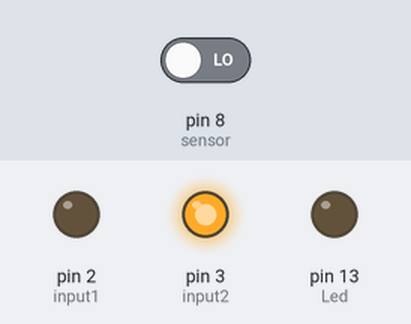
A sketch run on a simulated Arduino Uno, built with avr-gcc and run on an emulated ATmega328P. Parts: output pins drawn as LEDs (lit = HIGH). Inputs (shaded band) come from the test bench; at power-on: pin 8 (sensor) LOW.

Above: at 14.2 s.
14.3 s: pin 8 (sensor) driven HIGH
At 15.3 s:
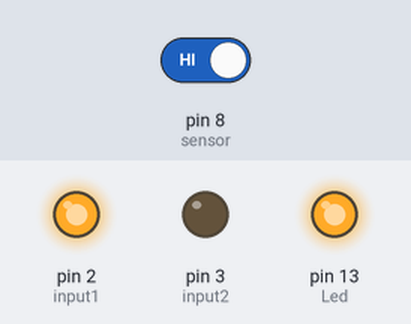
At 16.9 s:
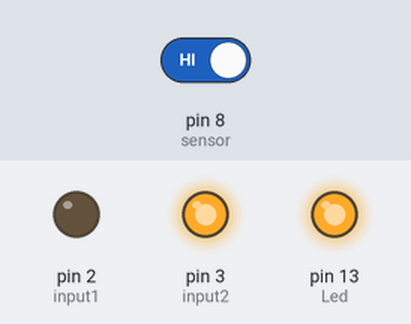
17.3 s: pin 8 (sensor) driven LOW
At 19.6 s:
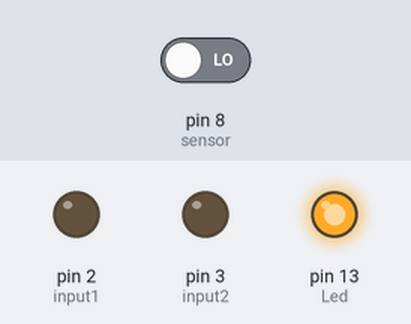
Timing chart, 0 to 21.1 s (numbered marks = the images above; inputs shaded):
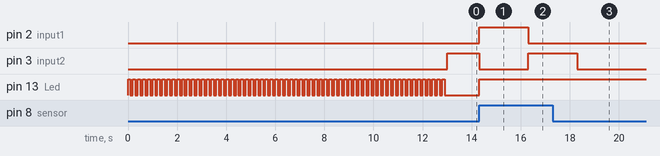

The sketch:

Bob.ino
```cpp
//Creator: Rowan
//Date: Nov 22th
//purpose in life: To be a door that opens.
//THE NEXT TWO VARIABLES WILL BE FOR THE INPUT FOR THE MOTOR DRIVER
//Credit to ElectronicsHub for the project
int sensor = 8;
int input1 = 2;
int input2 = 3;
int Led = 13;

void setup() {
  pinMode(8, INPUT);
  pinMode(input1, OUTPUT);
  pinMode(input2, OUTPUT);
  pinMode(Led, OUTPUT);

  digitalWrite(input1, LOW);
  digitalWrite(input2, LOW);
  digitalWrite(Led, LOW);
  // wait until 13sec has passed

  while(millis() < 13000) {
    digitalWrite(Led, HIGH);
    delay(100);
    digitalWrite(Led, LOW);
    delay(100);
  }
  digitalWrite(Led, LOW);
  digitalWrite(input1, LOW);
  digitalWrite(input2, HIGH);

}

void loop() {
  // if the sensor is dectecting anything
  if (digitalRead(sensor) == HIGH) {
    digitalWrite(input1, HIGH);
    digitalWrite(input2, LOW);
    digitalWrite(Led, HIGH);
    delay(2000);
    digitalWrite(input1, LOW);
    digitalWrite(input2, LOW);


    digitalWrite(input1, LOW);
    digitalWrite(input2, HIGH);
    delay(2000);
    digitalWrite(input1, LOW);
    digitalWrite(input2, LOW);
  }
}
```

Measured:
- after the input at 14.3 s, pin 2 (input1): LOW → HIGH at once, → LOW 2.0 s later; pin 3 (input2): HIGH → LOW at once, → HIGH 2.0 s later; pin 13 (Led): LOW → HIGH at once
- after the input at 17.3 s, pin 2 (input1): stops changing and stays LOW; pin 3 (input2): goes on until 18.3 s, then stays LOW
